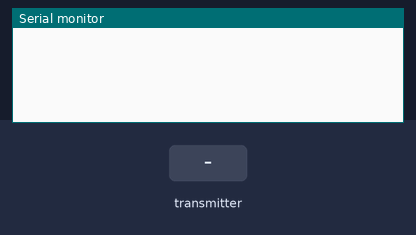
The sketch below on a simulated ESP32. Shown: the last lines printed to the serial monitor. The inputs (shaded band) are chosen by the test bench.

Above: at 1.2 s.
1.3 s: the transmitter starts sending x = 0
At 1.66 s:
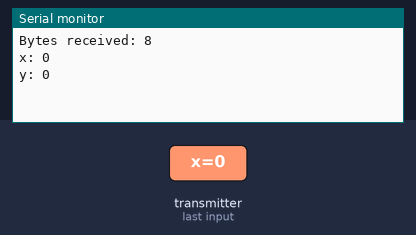
2.8 s: the transmitter starts sending y = 1024
At 3.16 s:
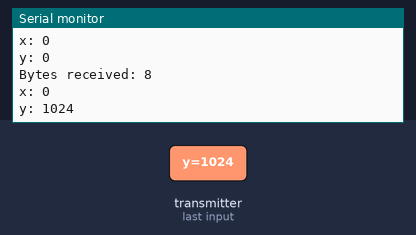
4.3 s: the transmitter starts sending x = 1024
5.8 s: the transmitter starts sending y = 2048
At 6.16 s:
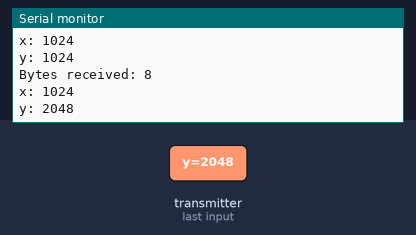
Timing chart, 0 to 8.3 s (numbered marks = the images above; inputs shaded):
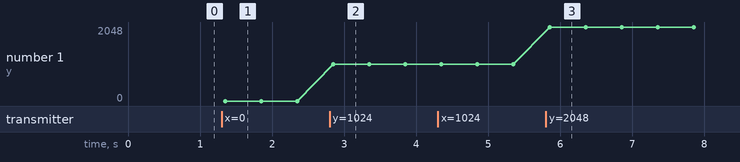

Measured:
- after the input at 1.3 s, the serial monitor: prints a new line after 0.05 s (image 1)
- after the input at 2.8 s, the serial monitor: prints a new line after 0.05 s (image 2)
- after the input at 5.8 s, the serial monitor: prints a new line after 0.05 s (image 3)
- plotted number 1: 0 → 1024 after the input at 2.8 s, 1024 → 2048 after the input at 5.8 s

The sketch:

ESP32_receiver_wifi.ino
```cpp
#include <esp_now.h>
#include <WiFi.h>

//Structure example to receive data
//Must match the sender structure
typedef struct struct_message {
  int x;
  int y;
} test_struct;

//Create a struct_message called myData
test_struct myData;

//callback function that will be executed when data is received
void OnDataRecv(const esp_now_recv_info_t * mac, const uint8_t *incomingData, int len) {
  memcpy(&myData, incomingData, sizeof(myData));
  Serial.print("Bytes received: ");
  Serial.println(len);
  Serial.print("x: ");
  Serial.println(myData.x);
  Serial.print("y: ");
  Serial.println(myData.y);
  Serial.println();
}

void setup() {
  //Initialize Serial Monitor
  Serial.begin(115200);

  //Set device as a Wi-Fi Station
  WiFi.mode(WIFI_STA);

  //Init ESP-NOW
  if (esp_now_init() != ESP_OK) {
    Serial.println("Error initializing ESP-NOW");
    return;
  }

  // Once ESPNow is successfully Init, we will register for recv CB to
  // get recv packer info
  esp_now_register_recv_cb(esp_now_recv_cb_t(OnDataRecv));
}

void loop() {

}
```
